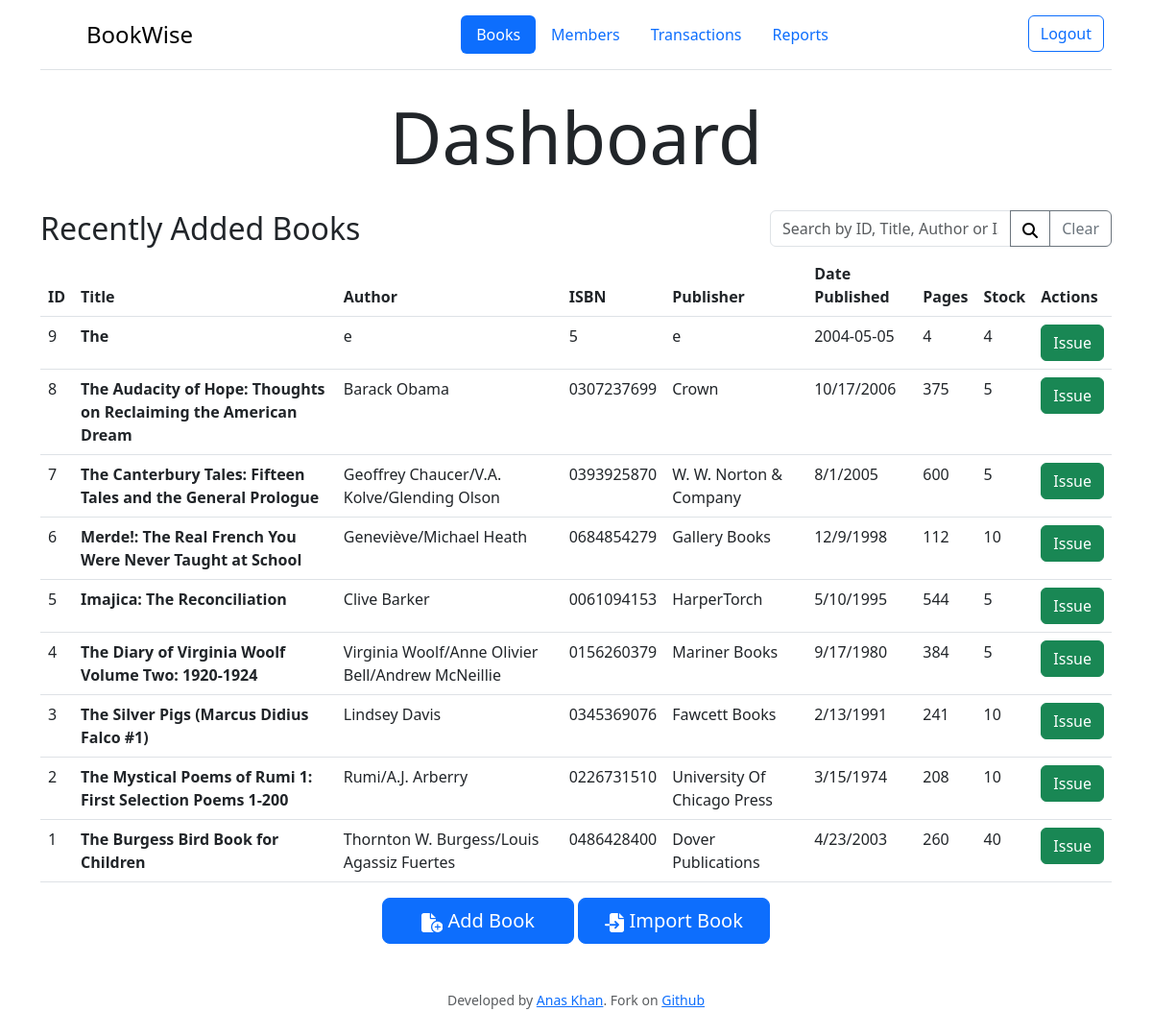
Page / (signed in) on the earlier database version.
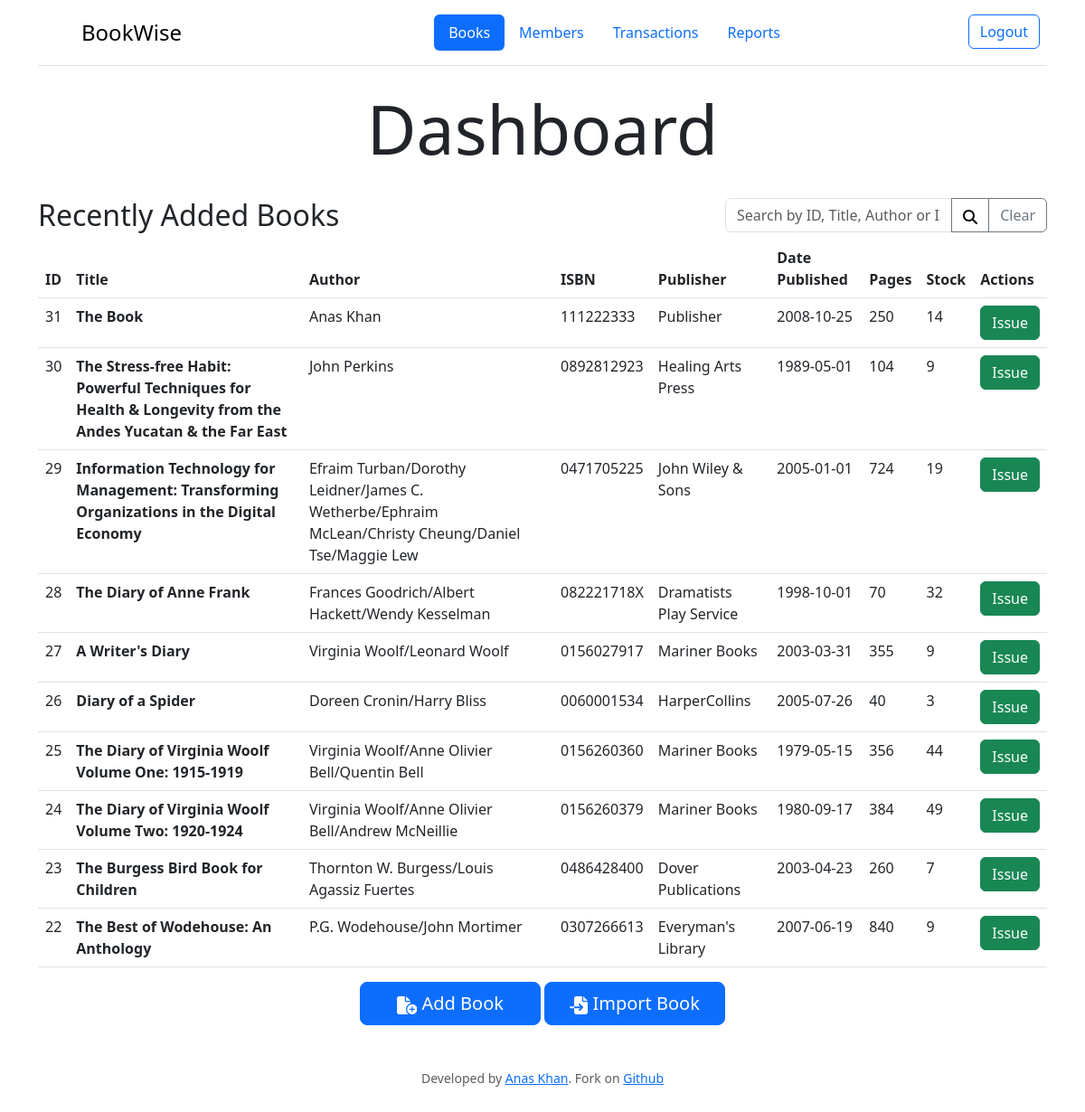
Same page on the later database version.
### tables this page shows
CREATE TABLE books (id INTEGER PRIMARY KEY AUTOINCREMENT, title TEXT NOT NULL, author TEXT NOT NULL, isbn TEXT NOT NULL, publisher TEXT NOT NULL, pages INTEGER NOT NULL, stock INTEGER DEFAULT 0, date TEXT, date_added DATETIME);

### app.py (the view)
@app.route("/", methods=["GET", "POST"])
@login_required
def home():
    if request.method == "POST":
        search_term = request.form.get("query")
        query = f"""
            SELECT *
            FROM books
            WHERE title LIKE '%{search_term}%'
                OR author LIKE '%{search_term}%'
                OR id LIKE '%{search_term}%'
                OR isbn LIKE '%{search_term}%'
        """
        books = db.execute(query)
        title = "Search Result"
    else:
        books = db.execute("SELECT * FROM books ORDER BY date_added DESC LIMIT 10")
        title = "Recently Added Books"
        search_term = ""
    return render_template(
        "home.html", title=title, books=books, search_term=search_term
    )

### app.py (called while the page is built)
@app.after_request
def after_request(response):
    response.headers["Cache-Control"] = "no-cache, no-store, must-revalidate"
    response.headers["Expires"] = 0
    response.headers["Pragma"] = "no-cache"
    return response

def login_required(f):
    @wraps(f)
    def decorated_function(*args, **kwargs):
        if session.get("user_id") is None:
            return redirect("/login")
        return f(*args, **kwargs)
    return decorated_function

### templates/home.html (shortened to what this page needs)
{% extends "layout.html" %} {% block title %} Index {% endblock %} {% block navbar %} <ul class="nav nav-pills">
    <li class="nav-item">
        <a href="/" class="nav-link active" aria-current="page">Books</a>
    </li>
    <li class="nav-item">
        <a href="/members" class="nav-link">Members</a>
    </li>
    <li class="nav-item">
        <a href="/transactions" class="nav-link">Transactions</a>
    </li>
    <li class="nav-item">
        <a href="/reports" class="nav-link">Reports</a>
    </li>
</ul> {% endblock %} {% block main %}
<div class="text-center">
    <h1>Dashboard</h1>
    <br>
</div>
<div class="container">
    <div class="row">
        <div class="col-8">
            <h2>{{title}}</h2>
        </div>
        <div class="col-4 text-end">
            <form action="/" method="POST">
                <div class="input-group">
                    <input type="text" class="form-control" placeholder="Search by ID, Title, Author or ISBN" name="query" value="{{search_term}}">
                    <button class="btn btn-outline-secondary" type="submit">
                        <i>
                        </i>
                    </button>
                    <button class="btn btn-outline-secondary" type="button" onclick="window.location.href='/'">Clear</button>
                </div>
            </form>
        </div>
    </div>
    <table class="table table-hover">
        <thead>
            <tr>
                <th>ID</th>
                <th>Title</th>
                <th>Author</th>
                <th>ISBN</th>
                <th>Publisher</th>
                <th>Date Published</th>
                <th>Pages</th>
                <th>Stock</th>
                <th>Actions</th>
            </tr>
        </thead>
        <tbody> {% for book in books %} <tr>
                <td>{{ book.id }}</td>
                <th>{{ book.title }}</th>
                <td>{{ book.author }}</td>
                <td>{{ book.isbn }}</td>
                <td>{{ book.publisher }}</td>
                <td>{{ book.date }}</td>
                <td>{{ book.pages }}</td>
                <td>{{ book.stock }}</td>
                <td>
                    <button type="button" class="btn btn-success" data-bs-toggle="modal" data-bs-target="#issueBookModal{{ book.id }}">Issue</button>
                </td>
            </tr>
             {% endfor %}
        </tbody>
    </table>
    <div class="text-center">
        <button type="button" class="btn btn-primary btn-lg" style="width: 200px;" data-bs-toggle="modal" data-bs-target="#addBookModal">
            <i>
            </i> Add Book </button>
        <a href="/import_books" class="btn btn-primary btn-lg" style="width: 200px;">
            <i>
            </i> Import Book </a>
    </div>
</div>
 {% endblock %}

### templates/layout.html (shortened to what this page needs)
<!DOCTYPE html>
<html lang="en">
    <head>
        <link href="https://cdn.jsdelivr.net/npm/bootstrap@5.3.0/dist/css/bootstrap.min.css" rel="stylesheet">
    </head>
    <body>
        <div class="container">
            <header class="d-flex flex-wrap justify-content-center py-3 mb-4 border-bottom">
                <a href="/" class="d-flex align-items-center mb-3 mb-md-0 me-md-auto link-body-emphasis text-decoration-none">
                    <svg class="bi me-2" width="40" height="32">
                        <use xlink:href="#bootstrap" />
                    </svg>
                    <span class="fs-4">BookWise</span>
                </a> {% block navbar %}{% endblock %} <div class="col-md-3 text-end"> {% if session["user_id"] %} <a href="/logout" class="btn btn-outline-primary me-2">Logout</a> {% else %} <a href="/login" class="btn btn-outline-primary me-2">Login</a> {% endif %} </div>
            </header>
        </div>  <main class="container-fluid"> {% block main %}{% endblock %} </main>
        <footer class="mb-5 small text-center text-muted py-5"> Developed by <a href="https://twitter.com/anxkhn">Anas Khan</a>. Fork on <a href="https://github.com/anxkhn/codeclip">Github</a>
        </footer>
    </body>
</html>

### templates/home.html (style rules this page uses)
h1 { font-size: 75px; }

Differences in the rows shown:
removed books: id "9", title "The", author "e", isbn "5", publisher "e", date "2004-05-05", pages "4", stock "4"
removed books: id "8", title "The Audacity of Hope: Thoughts on Reclaiming the American Dream", author "Barack Obama", isbn "0307237699", publisher "Crown", date "10/17/2006", pages "375", stock "5"
removed books: id "7", title "The Canterbury Tales: Fifteen Tales and the General Prologue", author "Geoffrey Chaucer/V.A. Kolve/Glending Olson", isbn "0393925870", publisher "W. W. Norton & Company", date "8/1/2005", pages "600", stock "5"
removed books: id "6", title "Merde!: The Real French You Were Never Taught at School", author "Geneviève/Michael Heath", isbn "0684854279", publisher "Gallery Books", date "12/9/1998", pages "112", stock "10"
removed books: id "5", title "Imajica: The Reconciliation", author "Clive Barker", isbn "0061094153", publisher "HarperTorch", date "5/10/1995", pages "544", stock "5"
removed books: id "4", title "The Diary of Virginia Woolf Volume Two: 1920-1924", author "Virginia Woolf/Anne Olivier Bell/Andrew McNeillie", isbn "0156260379", publisher "Mariner Books", date "9/17/1980", pages "384", stock "5"
removed books: id "3", title "The Silver Pigs (Marcus Didius Falco #1)", author "Lindsey Davis", isbn "0345369076", publisher "Fawcett Books", date "2/13/1991", pages "241", stock "10"
removed books: id "2", title "The Mystical Poems of Rumi 1: First Selection Poems 1-200", author "Rumi/A.J. Arberry", isbn "0226731510", publisher "University Of Chicago Press", date "3/15/1974", pages "208", stock "10"
removed books: id "1", title "The Burgess Bird Book for Children", author "Thornton W. Burgess/Louis Agassiz Fuertes", isbn "0486428400", publisher "Dover Publications", date "4/23/2003", pages "260", stock "40"
added books: id "31", title "The Book", author "Anas Khan", isbn "111222333", publisher "Publisher", date "2008-10-25", pages "250", stock "14"
added books: id "30", title "The Stress-free Habit: Powerful Techniques for Health & Longevity from the Andes Yucatan & the Far East", author "John Perkins", isbn "0892812923", publisher "Healing Arts Press", date "1989-05-01", pages "104", stock "9"
added books: id "29", title "Information Technology for Management: Transforming Organizations in the Digital Economy", author "Efraim Turban/Dorothy Leidner/James C. Wetherbe/Ephraim McLean/Christy Cheung/Daniel Tse/Maggie Lew", isbn "0471705225", publisher "John Wiley & Sons", date "2005-01-01", pages "724", stock "19"
added books: id "28", title "The Diary of Anne Frank", author "Frances Goodrich/Albert Hackett/Wendy Kesselman", isbn "082221718X", publisher "Dramatists Play Service", date "1998-10-01", pages "70", stock "32"
added books: id "27", title "A Writer's Diary", author "Virginia Woolf/Leonard Woolf", isbn "0156027917", publisher "Mariner Books", date "2003-03-31", pages "355", stock "9"
added books: id "26", title "Diary of a Spider", author "Doreen Cronin/Harry Bliss", isbn "0060001534", publisher "HarperCollins", date "2005-07-26", pages "40", stock "3"
added books: id "25", title "The Diary of Virginia Woolf Volume One: 1915-1919", author "Virginia Woolf/Anne Olivier Bell/Quentin Bell", isbn "0156260360", publisher "Mariner Books", date "1979-05-15", pages "356", stock "44"
added books: id "24", title "The Diary of Virginia Woolf Volume Two: 1920-1924", author "Virginia Woolf/Anne Olivier Bell/Andrew McNeillie", isbn "0156260379", publisher "Mariner Books", date "1980-09-17", pages "384", stock "49"
added books: id "23", title "The Burgess Bird Book for Children", author "Thornton W. Burgess/Louis Agassiz Fuertes", isbn "0486428400", publisher "Dover Publications", date "2003-04-23", pages "260", stock "7"
added books: id "22", title "The Best of Wodehouse: An Anthology", author "P.G. Wodehouse/John Mortimer", isbn "0307266613", publisher "Everyman's Library", date "2007-06-19", pages "840", stock "9"
